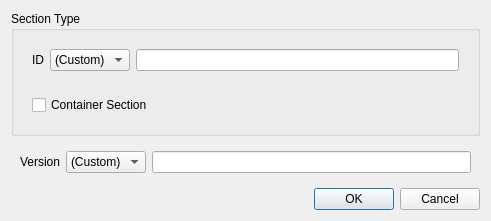
<?xml version="1.0" encoding="UTF-8"?>
<ui version="4.0">
 <class>RWBSSectionDialog</class>
 <widget class="QDialog" name="RWBSSectionDialog">
  <property name="geometry">
   <rect>
    <x>0</x>
    <y>0</y>
    <width>491</width>
    <height>194</height>
   </rect>
  </property>
  <property name="windowTitle">
   <string notr="true">XXX</string>
  </property>
  <layout class="QVBoxLayout" name="verticalLayout">
   <item>
    <widget class="QGroupBox" name="groupBox_4">
     <property name="title">
      <string>Section Type</string>
     </property>
     <layout class="QVBoxLayout" name="verticalLayout_2">
      <item>
       <widget class="QWidget" name="widget" native="true">
        <layout class="QFormLayout" name="formLayout">
         <property name="fieldGrowthPolicy">
          <enum>QFormLayout::ExpandingFieldsGrow</enum>
         </property>
         <item row="3" column="0">
          <widget class="QLabel" name="label">
           <property name="text">
            <string>ID</string>
           </property>
          </widget>
         </item>
         <item row="3" column="1">
          <widget class="QWidget" name="widget_3" native="true">
           <property name="sizePolicy">
            <sizepolicy hsizetype="Expanding" vsizetype="Preferred">
             <horstretch>0</horstretch>
             <verstretch>0</verstretch>
            </sizepolicy>
           </property>
           <layout class="QHBoxLayout" name="horizontalLayout_2">
            <property name="margin">
             <number>0</number>
            </property>
            <item>
             <widget class="QComboBox" name="idBox">
              <item>
               <property name="text">
                <string>(Custom)</string>
               </property>
              </item>
             </widget>
            </item>
            <item>
             <widget class="QLineEdit" name="idField"/>
            </item>
           </layout>
          </widget>
         </item>
        </layout>
       </widget>
      </item>
      <item>
       <widget class="QWidget" name="widget_2" native="true">
        <layout class="QHBoxLayout" name="horizontalLayout">
         <item>
          <widget class="QCheckBox" name="containerBox">
           <property name="text">
            <string>Container Section</string>
           </property>
          </widget>
         </item>
        </layout>
       </widget>
      </item>
     </layout>
    </widget>
   </item>
   <item>
    <widget class="QWidget" name="widget_4" native="true">
     <layout class="QFormLayout" name="formLayout_2">
      <item row="0" column="0">
       <widget class="QLabel" name="label_2">
        <property name="text">
         <string>Version</string>
        </property>
       </widget>
      </item>
      <item row="0" column="1">
       <widget class="QWidget" name="widget_5" native="true">
        <property name="sizePolicy">
         <sizepolicy hsizetype="Expanding" vsizetype="Preferred">
          <horstretch>0</horstretch>
          <verstretch>0</verstretch>
         </sizepolicy>
        </property>
        <layout class="QHBoxLayout" name="horizontalLayout_3">
         <property name="margin">
          <number>0</number>
         </property>
         <item>
          <widget class="QComboBox" name="versionBox">
           <item>
            <property name="text">
             <string>(Custom)</string>
            </property>
           </item>
          </widget>
         </item>
         <item>
          <widget class="QLineEdit" name="versionField"/>
         </item>
        </layout>
       </widget>
      </item>
     </layout>
    </widget>
   </item>
   <item>
    <widget class="QDialogButtonBox" name="buttonBox">
     <property name="orientation">
      <enum>Qt::Horizontal</enum>
     </property>
     <property name="standardButtons">
      <set>QDialogButtonBox::Cancel|QDialogButtonBox::Ok</set>
     </property>
    </widget>
   </item>
  </layout>
 </widget>
 <resources/>
 <connections>
  <connection>
   <sender>buttonBox</sender>
   <signal>accepted()</signal>
   <receiver>RWBSSectionDialog</receiver>
   <slot>accept()</slot>
   <hints>
    <hint type="sourcelabel">
     <x>248</x>
     <y>254</y>
    </hint>
    <hint type="destinationlabel">
     <x>157</x>
     <y>274</y>
    </hint>
   </hints>
  </connection>
  <connection>
   <sender>buttonBox</sender>
   <signal>rejected()</signal>
   <receiver>RWBSSectionDialog</receiver>
   <slot>reject()</slot>
   <hints>
    <hint type="sourcelabel">
     <x>316</x>
     <y>260</y>
    </hint>
    <hint type="destinationlabel">
     <x>286</x>
     <y>274</y>
    </hint>
   </hints>
  </connection>
 </connections>
</ui>
